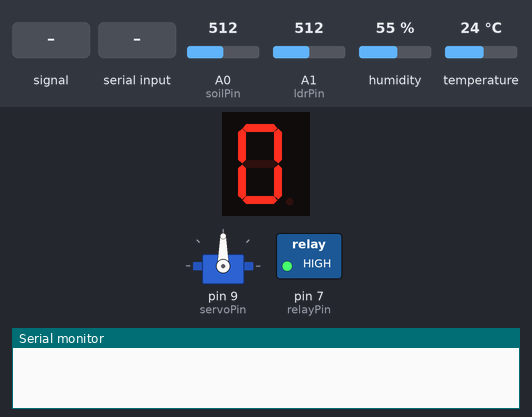
Recording of a sketch running on a simulated Arduino Uno, built with avr-gcc and run on an emulated ATmega328P. Parts: 1-digit seven-segment display, servo, switched loads named in the sketch (green lamp = pin HIGH), the last lines printed to the serial monitor. Wiring (inferred from the names in the program): 1-digit 7-segment display, segments lit when LOW: segments pin 3, pin 2, pin 12, pin 13, pin 8, pin 6, pin 5. The test bench sets the inputs (shaded band); at power-on: A0 (soilPin) = 512, A1 (ldrPin) = 512, humidity 55 %, temperature 24 °C. The segment pins are drawn as the display they are named for; pins used as bus, display or sensor lines are not drawn.

Above: at 1.6 s.
1.7 s: A0 (soilPin) fed a 200 Hz sine of ±460 counts around its level
4.2 s: A0 (soilPin) set to 992
At 6.06 s:
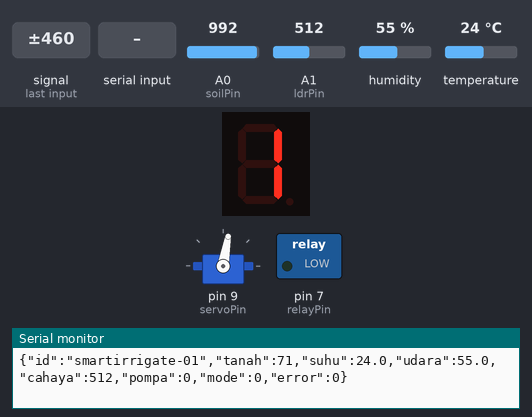
6.2 s: A0 (soilPin) set to 635
8.0 s: A0 (soilPin) set to 617
At 8.3 s:
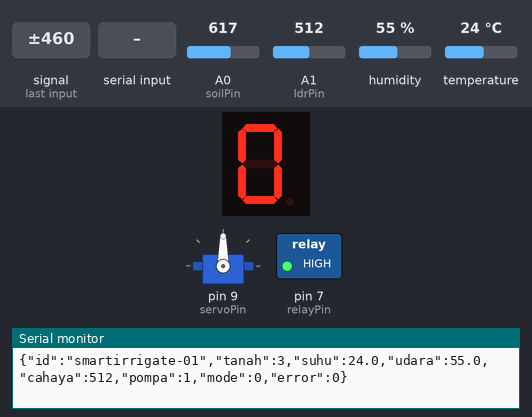
9.5 s: "PUMP_ON\n" received over the second serial link
At 10.36 s:
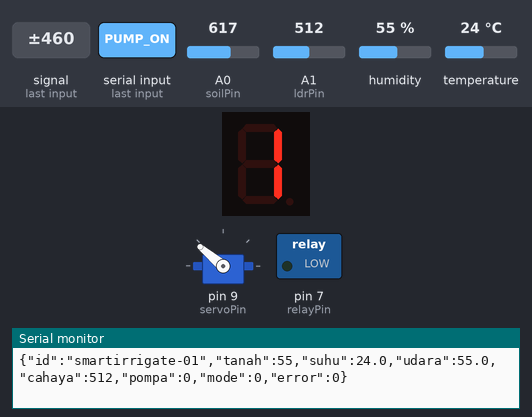
Timing chart, 0 to 12.3 s (numbered marks = the images above; inputs shaded):
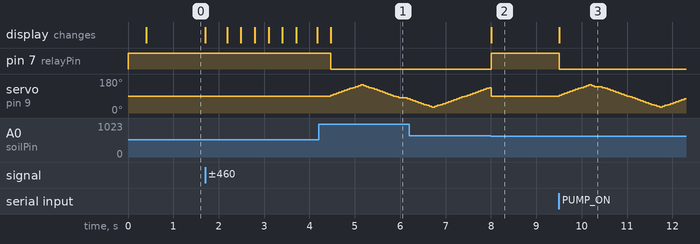

Measured:
- the behaviour switches between 625 and 624 on A0 (soilPin) (found by bisection; images 1 and 2)
- after the input at 4.2 s, pin 7 (relayPin): HIGH → LOW after 0.27 s; servo on pin 9 (servoPin): rises from 90° to 150° in 0.66 s, then falls to 75° in 1.0 s
- after the input at 8.0 s, pin 7 (relayPin): LOW → HIGH at once; the display: changes at once (image 2)
- after the input at 9.5 s, pin 7 (relayPin): HIGH → LOW at once; the display: changes at once (image 3)

The sketch:

arduino_uno.ino
```cpp
#include <DHT.h>
#include <Servo.h>
#include <SoftwareSerial.h>

#define DHTPIN 4
#define DHTTYPE DHT11
const int soilPin  = A0;
const int ldrPin   = A1;
const int relayPin = 7;
const int servoPin = 9;

// Urutan Pin 7-Segment 5161BS: {A, B, C, D, E, F, G}
const int segPins[7] = {3, 2, 12, 13, 8, 6, 5};

const byte ANGKA_0[7] = {LOW, LOW, LOW, LOW, LOW, LOW, HIGH};    // 0: Pompa OFF
const byte ANGKA_1[7] = {HIGH, LOW, LOW, HIGH, HIGH, HIGH, HIGH}; // 1: Pompa ON
const byte HURUF_E[7] = {LOW, HIGH, HIGH, LOW, LOW, LOW, LOW};    // E: Error Sensor

SoftwareSerial espSerial(10, 11);
DHT dht(DHTPIN, DHTTYPE);
Servo nozzleServo;

// Histeresis Kelembapan Tanah (%)
const int BATAS_SIRAM_ON  = 40;
const int BATAS_SIRAM_OFF = 55;

// Moving Average (Rata-rata bergerak 5 sampel)
const int JML_SAMPEL = 5;
int bufferTanah[JML_SAMPEL];
int indeksSampel = 0;

int modeKontrol = 0; // 0 = AUTO, 1 = PAKSA ON, 2 = PAKSA OFF
bool sedangMenyiram = false;

int sudutServo  = 90;
int arahServo   = 5;
bool servoAktif = false;
unsigned long lastServoMove = 0;

float suhuTerakhir = 30.0;
float humTerakhir  = 70.0;

unsigned long lastDhtRead = 0;
unsigned long lastSend    = 0;

void tampil7Seg(const byte pola[7]) {
  for (int i = 0; i < 7; i++) {
    digitalWrite(segPins[i], pola[i]);
  }
}

void setup() {
  Serial.begin(9600);
  espSerial.begin(9600);
  dht.begin();

  for (int i = 0; i < 7; i++) {
    pinMode(segPins[i], OUTPUT);
    digitalWrite(segPins[i], HIGH);
  }

  pinMode(relayPin, OUTPUT);
  digitalWrite(relayPin, HIGH);

  int awalSoil = analogRead(soilPin);
  for (int i = 0; i < JML_SAMPEL; i++) {
    bufferTanah[i] = awalSoil;
  }

  nozzleServo.attach(servoPin);
  nozzleServo.write(90);
  delay(400);
  nozzleServo.detach();
}

void loop() {
  if (espSerial.available()) {
    String cmd = espSerial.readStringUntil('\n');
    cmd.trim();
    if (cmd == "PUMP_ON") modeKontrol = 1;
    else if (cmd == "PUMP_OFF") modeKontrol = 2;
    else if (cmd == "PUMP_AUTO") modeKontrol = 0;
  }

  if (millis() - lastDhtRead >= 2000) {
    lastDhtRead = millis();
    float s = dht.readTemperature();
    float h = dht.readHumidity();
    if (!isnan(s) && !isnan(h)) {
      suhuTerakhir = s;
      humTerakhir  = h;
    }
  }

  int soilRaw = analogRead(soilPin);
  int ldrRaw  = analogRead(ldrPin);

  bool sensorError = (soilRaw <= 5);

  if (!sensorError) {
    bufferTanah[indeksSampel] = soilRaw;
    indeksSampel = (indeksSampel + 1) % JML_SAMPEL;
  }

  long totalSoil = 0;
  for (int i = 0; i < JML_SAMPEL; i++) {
    totalSoil += bufferTanah[i];
  }
  int soilRataRata = totalSoil / JML_SAMPEL;
  int tanahPersen  = constrain(map(soilRataRata, 1020, 300, 0, 100), 0, 100);

  if (sensorError) {
    sedangMenyiram = false;
    digitalWrite(relayPin, HIGH);
    tampil7Seg(HURUF_E);
  } else {
    if (modeKontrol == 1) {
      sedangMenyiram = true;
    } else if (modeKontrol == 2) {
      sedangMenyiram = false;
    } else {
      if (!sedangMenyiram && tanahPersen < BATAS_SIRAM_ON) {
        sedangMenyiram = true;
      } else if (sedangMenyiram && tanahPersen >= BATAS_SIRAM_OFF) {
        sedangMenyiram = false;
      }
    }

    if (sedangMenyiram) {
      digitalWrite(relayPin, LOW);
      tampil7Seg(ANGKA_1);
    } else {
      digitalWrite(relayPin, HIGH);
      tampil7Seg(ANGKA_0);
    }
  }

  if (sedangMenyiram) {
    if (!servoAktif) {
      nozzleServo.attach(servoPin);
      servoAktif = true;
    }
    if (millis() - lastServoMove >= 60) {
      lastServoMove = millis();
      sudutServo += arahServo;
      if (sudutServo >= 150 || sudutServo <= 30) {
        arahServo = -arahServo;
      }
      nozzleServo.write(sudutServo);
    }
  } else {
    if (servoAktif) {
      sudutServo = 90;
      nozzleServo.write(90);
      delay(300);
      nozzleServo.detach();
      servoAktif = false;
    }
  }

  if (millis() - lastSend >= 2000) {
    lastSend = millis();
    String json = "{\"id\":\"smartirrigate-01\",\"tanah\":" + String(tanahPersen) +
                  ",\"suhu\":" + String(suhuTerakhir, 1) +
                  ",\"udara\":" + String(humTerakhir, 1) +
                  ",\"cahaya\":" + String(ldrRaw) +
                  ",\"pompa\":" + String(sedangMenyiram ? 1 : 0) +
                  ",\"mode\":" + String(modeKontrol) +
                  ",\"error\":" + String(sensorError ? 1 : 0) + "}";
    espSerial.println(json);
    Serial.println(json);
  }
}
```
